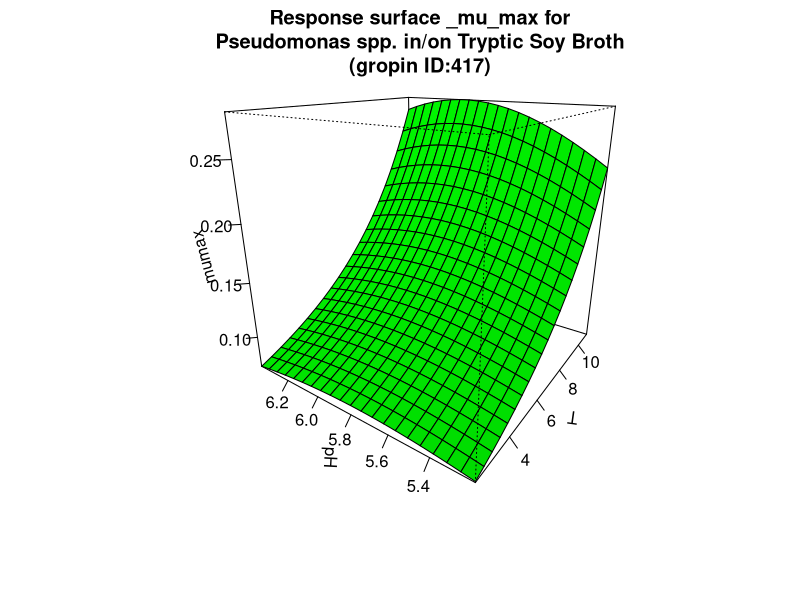

Generate this figure with R:
#############################
# start of Parameter script
#############################
T <- seq(2.002,10.989010989011,length.out=21)
pH <- seq(5.2052,6.39360639360639,length.out=21)
#############################
# end of Parameter script
#############################
############################# 
# start of Model script Gropin ID 417 
#############################
 
# constant coefficients for this model
 
variables <- data.frame(T,pH)
argumentsPar <- unique.data.frame(expand.grid(variables))
 
# heart of the model
response_surface <- function(T,pH) {
   mumax <-exp(-12.65+0.004234*(T^2)-0.3024*(pH^2)+0.01535*T*pH-0.004356*T+3.467*pH)

	return(mumax=mumax)
} 

# output parameters
responseSurface <- cbind(argumentsPar,response_surface(argumentsPar['T'],argumentsPar['pH']))
colnames(responseSurface) <- c(colnames(argumentsPar),'mumax')
#############################
# End of Model script
#############################
############################# 
# start of Visualisation script Gropin ID 417 
#############################
titleText <-'Response surface _mu_max for
Pseudomonas spp. in/on Tryptic Soy Broth
(gropin ID:417)'
persp(T,pH,matrix(unlist(responseSurface$'mumax'),nrow=21),col = 'green',xlab='T',ylab='pH',zlab='mumax',main=titleText,theta=305,phi=20,shade=0.25,ticktype = 'detailed')
#############################
# End of Visualisation script
#############################
